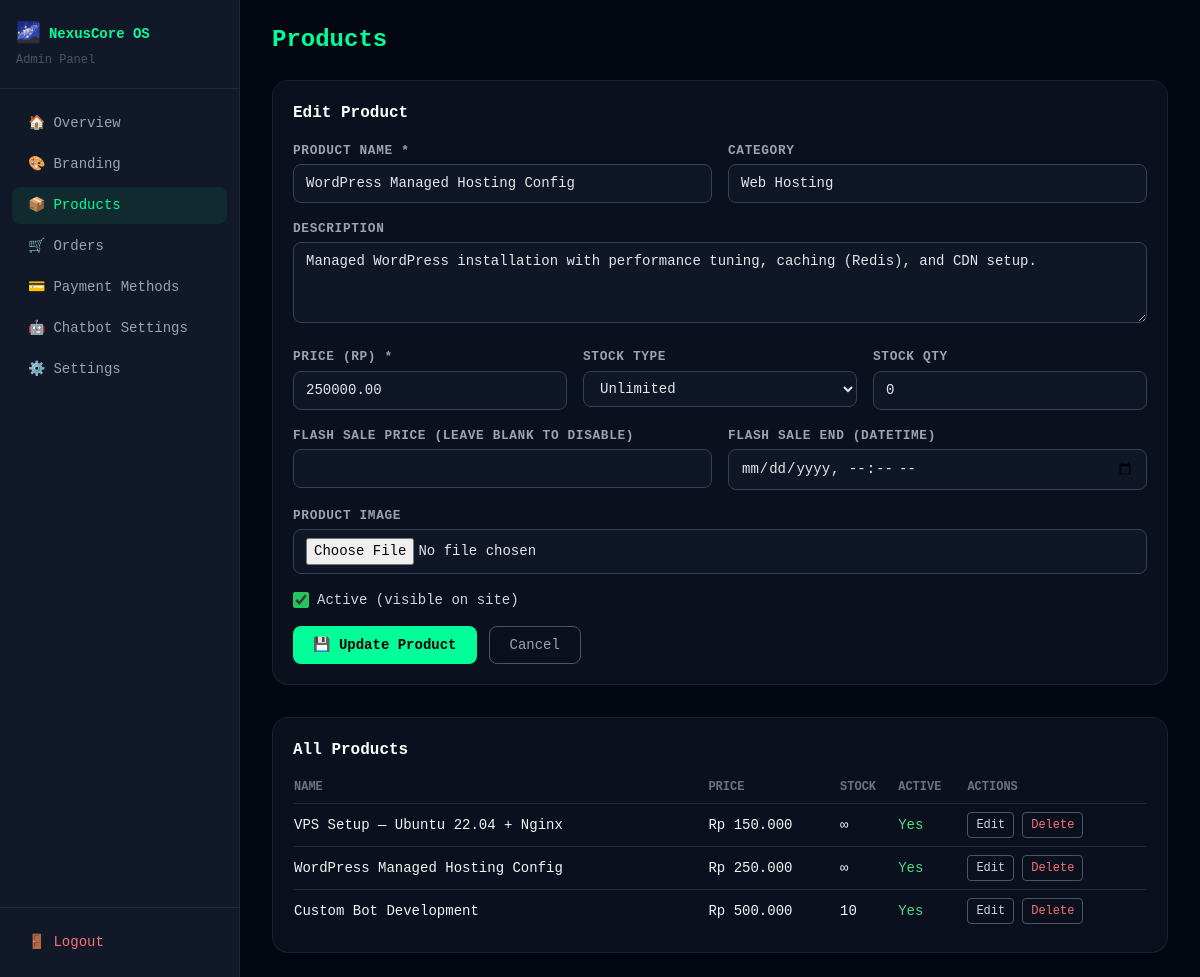
The page /modules/admin/products.php?edit=2 (signed in) on the database its author committed.
### tables this page shows
CREATE TABLE IF NOT EXISTS `products` (
    `id`              INT UNSIGNED NOT NULL AUTO_INCREMENT,
    `name`            VARCHAR(200) NOT NULL,
    `slug`            VARCHAR(220) NOT NULL UNIQUE,
    `description`     TEXT         NOT NULL DEFAULT '',
    `price`           DECIMAL(15,2) NOT NULL DEFAULT 0.00,
    `stock_type`      ENUM('unlimited','finite') NOT NULL DEFAULT 'unlimited',
    `stock_qty`       INT UNSIGNED NOT NULL DEFAULT 0,
    `image`           VARCHAR(300) NOT NULL DEFAULT '',
    `category`        VARCHAR(100) NOT NULL DEFAULT '',
    `is_active`       TINYINT(1) NOT NULL DEFAULT 1,
    `flash_sale_price` DECIMAL(15,2) NULL DEFAULT NULL,
    `flash_sale_end`  DATETIME NULL DEFAULT NULL,
    `created_at`      DATETIME NOT NULL DEFAULT CURRENT_TIMESTAMP,
    PRIMARY KEY (`id`)
);

### config.php (called while the page is built, shortened)
<?php
function h(string $str): string
{
    return htmlspecialchars($str, ENT_QUOTES | ENT_SUBSTITUTE, 'UTF-8');
}
function formatRupiah(float $amount): string
{
    return 'Rp ' . number_format($amount, 0, ',', '.');
}

### modules/admin/products.php (the view, shortened to what this page needs)
<?php
require_once __DIR__ . '/../../config.php';
$editing = null;
if (isset($_GET['edit'])) {
    $editId = (int)$_GET['edit'];
    $stmt   = $db->prepare('SELECT * FROM products WHERE id = ?');
    $stmt->bind_param('i', $editId);
    $stmt->execute();
    $editing = $stmt->get_result()->fetch_assoc();
}
$products = [];
if ($db) {
    $res = $db->query('SELECT * FROM products ORDER BY created_at DESC');
    if ($res) {
        while ($row = $res->fetch_assoc()) $products[] = $row;
    }
}
?>
<!DOCTYPE html>
<html lang="en">
<head>
    <script src="https://cdn.tailwindcss.com"></script>
    <link rel="stylesheet" href="/assets/css/style.css">
</head>
<body class="bg-gray-950 text-gray-100 font-mono">
<div class="flex min-h-screen">
    <?php include __DIR__ . '/partials/sidebar.php'; ?>
    <main class="flex-1 p-6 overflow-y-auto">
        <div class="max-w-4xl mx-auto">
            <h1 class="text-2xl font-extrabold mb-6" style="color: var(--neon)">Products</h1>
            <div class="glass-card p-5 mb-8">
                <h2 class="font-bold text-white mb-4"><?= $editing ? 'Edit Product' : 'Add New Product' ?></h2>
                <form method="POST" action="<?= h($_SERVER['PHP_SELF']) ?>" enctype="multipart/form-data" class="space-y-4">
                    <div class="grid sm:grid-cols-2 gap-4">
                        <div>
                            <label class="form-label">Product Name *</label>
                            <input type="text" name="name" class="form-input" required
                                   value="<?= $editing ? h($editing['name']) : '' ?>">
                        </div>
                        <div>
                            <label class="form-label">Category</label>
                            <input type="text" name="category" class="form-input"
                                   value="<?= $editing ? h($editing['category']) : '' ?>">
                        </div>
                    </div>
                    <div>
                        <label class="form-label">Description</label>
                        <textarea name="description" rows="3" class="form-input"><?= $editing ? h($editing['description']) : '' ?></textarea>
                    </div>
                    <div class="grid sm:grid-cols-3 gap-4">
                        <div>
                            <label class="form-label">Price (Rp) *</label>
                            <input type="number" name="price" class="form-input" min="0" step="0.01" required
                                   value="<?= $editing ? h($editing['price']) : '' ?>">
                        </div>
                        <div>
                            <label class="form-label">Stock Type</label>
                            <select name="stock_type" class="form-input">
                                <option value="unlimited" <?= (!$editing || $editing['stock_type']==='unlimited') ? 'selected' : '' ?>>Unlimited</option>
                            </select>
                        </div>
                        <div>
                            <label class="form-label">Stock Qty</label>
                            <input type="number" name="stock_qty" class="form-input" min="0"
                                   value="<?= $editing ? (int)$editing['stock_qty'] : 0 ?>">
                        </div>
                    </div>
                    <div class="grid sm:grid-cols-2 gap-4">
                        <div>
                            <label class="form-label">Flash Sale Price (leave blank to disable)</label>
                            <input type="number" name="flash_sale_price" class="form-input" min="0" step="0.01"
                                   value="<?= ($editing && $editing['flash_sale_price']) ? h($editing['flash_sale_price']) : '' ?>">
                        </div>
                        <div>
                            <label class="form-label">Flash Sale End (datetime)</label>
                            <input type="datetime-local" name="flash_sale_end" class="form-input"
                                   value="<?= ($editing && $editing['flash_sale_end']) ? h(date('Y-m-d\TH:i', strtotime($editing['flash_sale_end']))) : '' ?>">
                        </div>
                    </div>
                    <div>
                        <label class="form-label">Product Image</label>
                        <input type="file" name="image" class="form-input" accept="image/*">
                    </div>
                    <div class="flex items-center gap-2">
                        <input type="checkbox" id="is_active" name="is_active"
                               class="accent-green-500 h-4 w-4"
                               <?= (!$editing || $editing['is_active']) ? 'checked' : '' ?>>
                        <label for="is_active" class="text-sm text-gray-300">Active (visible on site)</label>
                    </div>
                    <div class="flex gap-3">
                        <button type="submit" name="save_product" class="btn-neon px-5 py-2 rounded-lg text-sm font-bold">
                            💾 <?= $editing ? 'Update' : 'Add' ?> Product
                        </button>
                        <?php if ($editing): ?>
                        <a href="<?= h($_SERVER['PHP_SELF']) ?>" class="px-5 py-2 rounded-lg text-sm border border-gray-600 text-gray-400 hover:border-gray-400 hover:text-white transition-colors">
                            Cancel
                        </a>
                        <?php endif; ?>
                    </div>
                </form>
            </div>
            <div class="glass-card p-5">
                <h2 class="font-bold text-white mb-4">All Products</h2>
                <?php if (empty($products)): ?>
                <p class="text-gray-500 text-sm">No products yet.</p>
                <?php else: ?>
                <div class="overflow-x-auto">
                    <table class="w-full text-sm">
                        <thead>
                            <tr class="text-gray-500 text-xs uppercase border-b border-gray-800">
                                <th class="text-left pb-2">Name</th>
                                <th class="text-left pb-2">Price</th>
                                <th class="text-left pb-2">Stock</th>
                                <th class="text-left pb-2">Active</th>
                                <th class="text-left pb-2">Actions</th>
                            </tr>
                        </thead>
                        <tbody class="divide-y divide-gray-800">
                            <?php foreach ($products as $p): ?>
                            <tr>
                                <td class="py-2"><?= h($p['name']) ?></td>
                                <td class="py-2"><?= formatRupiah((float)$p['price']) ?></td>
                                <td class="py-2"><?= $p['stock_type'] === 'unlimited' ? '∞' : h($p['stock_qty']) ?></td>
                                <td class="py-2">
                                    <span class="<?= $p['is_active'] ? 'text-green-400' : 'text-gray-500' ?>">
                                        <?= $p['is_active'] ? 'Yes' : 'No' ?>
                                    </span>
                                </td>
                                <td class="py-2 flex gap-2">
                                    <a href="?edit=<?= (int)$p['id'] ?>"
                                       class="text-xs px-2 py-1 rounded border border-gray-600 text-gray-300 hover:border-green-500 hover:text-green-400 transition-colors">Edit</a>
                                    <form method="POST" onsubmit="return confirm('Delete this product?');" class="inline">
                                        <button type="submit" name="delete_product"
                                                class="text-xs px-2 py-1 rounded border border-gray-600 text-red-400 hover:border-red-400 transition-colors">Delete</button>
                                    </form>
                                </td>
                            </tr>
                            <?php endforeach; ?>
                        </tbody>
                    </table>
                </div>
                <?php endif; ?>
            </div>
        </div>
    </main>
</div>
</body>
</html>

### assets/css/style.css (style rules this page uses)
*, *::before, *::after { box-sizing: border-box; }
html { scroll-behavior: smooth; }
body { background-color: #030712; color: #e5e7eb; font-family: 'Courier New', Courier, monospace; }
.glass-card { background: rgba(17, 24, 39, 0.6); backdrop-filter: blur(12px); -webkit-backdrop-filter: blur(12px); border: 1px solid rgba(255, 255, 255, 0.07); border-radius: 1rem; }
.btn-neon { background-color: var(--neon, #00ff99); color: #000; font-weight: 700; border: none; cursor: pointer; transition: opacity 0.2s, box-shadow 0.2s; }
.form-input { width: 100%; background: rgba(17, 24, 39, 0.8); border: 1px solid #374151; border-radius: 0.5rem; padding: 0.5rem 0.75rem; color: #e5e7eb; font-size: 0.875rem; transition: border-color 0.2s; outline: none; }
.form-label { display: block; font-size: 0.8rem; color: #9ca3af; margin-bottom: 0.25rem; font-weight: 600; text-transform: uppercase; letter-spacing: 0.05em; }

### rows shown on the page
products: name "WordPress Managed Hosting Config", category "Web Hosting", description "Managed WordPress installation with performance tuning, caching (Redis), and CDN setup.", price "250000.00", stock_type "Unlimited", stock_qty "0", is_active "☑", price "Rp 250.000", shows "Yes"
products: name "VPS Setup — Ubuntu 22.04 + Nginx", price "Rp 150.000", is_active "Yes"
products: name "Custom Bot Development", price "Rp 500.000", stock_qty "10", is_active "Yes"

### other values the page prints
$siteName "NexusCore OS"
$item['icon'] "🏠"
$item['label'] "Overview"
$item['icon'] "🎨"
$item['label'] "Branding"
$item['icon'] "📦"
$item['label'] "Products"
$item['icon'] "🛒"
$item['label'] "Orders"
$item['icon'] "💳"
$item['label'] "Payment Methods"
$item['icon'] "🤖"
$item['label'] "Chatbot Settings"
$item['icon'] "⚙️"
$item['label'] "Settings"
